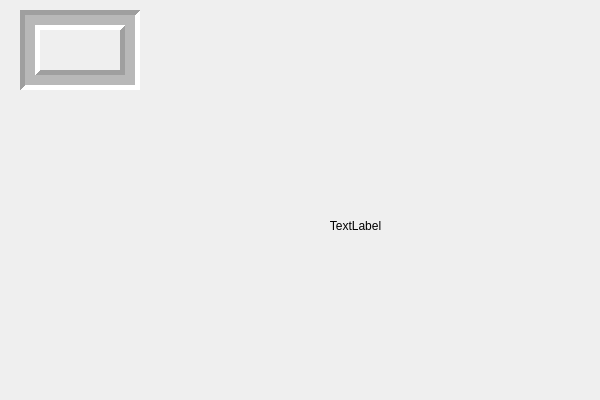
<?xml version="1.0" encoding="UTF-8"?>
<ui version="4.0">
 <class>MyWidgetClass</class>
 <widget class="QWidget" name="MyWidgetClass">
  <property name="geometry">
   <rect>
    <x>0</x>
    <y>0</y>
    <width>600</width>
    <height>400</height>
   </rect>
  </property>
  <property name="windowTitle">
   <string>MyWidget</string>
  </property>
  <widget class="QFrame" name="frame">
   <property name="geometry">
    <rect>
     <x>20</x>
     <y>10</y>
     <width>120</width>
     <height>80</height>
    </rect>
   </property>
   <property name="frameShape">
    <enum>QFrame::Box</enum>
   </property>
   <property name="frameShadow">
    <enum>QFrame::Sunken</enum>
   </property>
   <property name="lineWidth">
    <number>5</number>
   </property>
   <property name="midLineWidth">
    <number>10</number>
   </property>
  </widget>
  <widget class="QLabel" name="label">
   <property name="geometry">
    <rect>
     <x>210</x>
     <y>70</y>
     <width>291</width>
     <height>311</height>
    </rect>
   </property>
   <property name="text">
    <string>TextLabel</string>
   </property>
   <property name="scaledContents">
    <bool>true</bool>
   </property>
   <property name="alignment">
    <set>Qt::AlignCenter</set>
   </property>
   <property name="wordWrap">
    <bool>false</bool>
   </property>
  </widget>
 </widget>
 <layoutdefault spacing="6" margin="11"/>
 <resources>
  <include location="mywidget.qrc"/>
 </resources>
 <connections/>
</ui>
